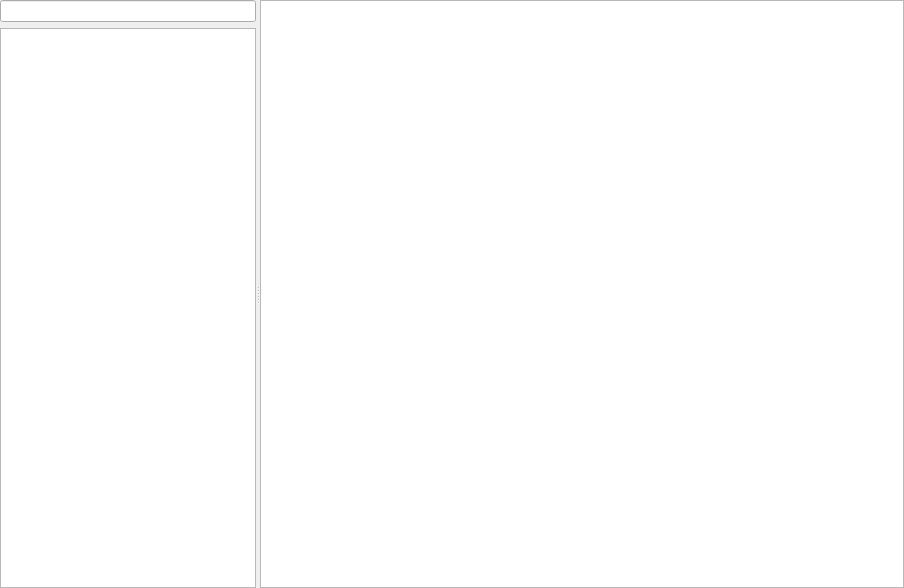
<?xml version="1.0" encoding="UTF-8"?>
<ui version="4.0">
 <class>ServerHistoryWidget</class>
 <widget class="QWidget" name="ServerHistoryWidget">
  <property name="geometry">
   <rect>
    <x>0</x>
    <y>0</y>
    <width>904</width>
    <height>588</height>
   </rect>
  </property>
  <property name="windowTitle">
   <string/>
  </property>
  <layout class="QVBoxLayout" name="verticalLayout_2">
   <property name="margin">
    <number>0</number>
   </property>
   <item>
    <widget class="QSplitter" name="splitter">
     <property name="orientation">
      <enum>Qt::Horizontal</enum>
     </property>
     <widget class="QWidget" name="">
      <layout class="QVBoxLayout" name="verticalLayout">
       <item>
        <widget class="QLineEdit" name="ContactsFilter_">
         <property name="sizePolicy">
          <sizepolicy hsizetype="Expanding" vsizetype="Fixed">
           <horstretch>1</horstretch>
           <verstretch>0</verstretch>
          </sizepolicy>
         </property>
        </widget>
       </item>
       <item>
        <widget class="QTreeView" name="ContactsView_">
         <property name="sizePolicy">
          <sizepolicy hsizetype="Expanding" vsizetype="Expanding">
           <horstretch>1</horstretch>
           <verstretch>0</verstretch>
          </sizepolicy>
         </property>
         <property name="rootIsDecorated">
          <bool>false</bool>
         </property>
        </widget>
       </item>
      </layout>
     </widget>
     <widget class="QTextBrowser" name="MessagesView_">
      <property name="sizePolicy">
       <sizepolicy hsizetype="Expanding" vsizetype="Expanding">
        <horstretch>3</horstretch>
        <verstretch>0</verstretch>
       </sizepolicy>
      </property>
     </widget>
    </widget>
   </item>
  </layout>
 </widget>
 <resources/>
 <connections/>
</ui>
